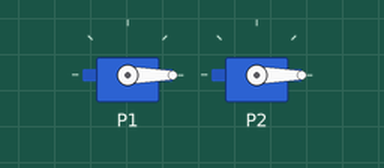
Recording of a program running on a simulated BBC micro:bit (MakeCode). Shown: 2 × servo.

Above: at 0.05 s.
At 2.0 s:
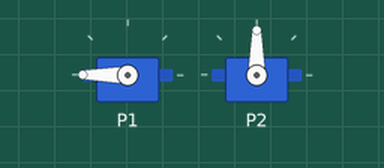
At 4.0 s:
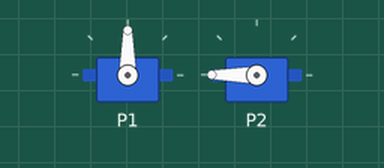
Timing chart, 0 to 5.2 s (numbered marks = the images above):
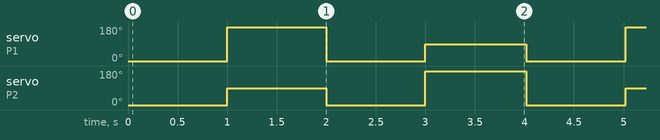

The program:

main.ts
```typescript
basic.forever(function () {
    pins.servoWritePin(AnalogPin.P1, 0)
    pins.servoWritePin(AnalogPin.P2, 0)
    basic.pause(1000)
    pins.servoWritePin(AnalogPin.P1, 180)
    pins.servoWritePin(AnalogPin.P2, 90)
    basic.pause(1000)
    pins.servoWritePin(AnalogPin.P1, 0)
    pins.servoWritePin(AnalogPin.P2, 0)
    basic.pause(1000)
    pins.servoWritePin(AnalogPin.P1, 90)
    pins.servoWritePin(AnalogPin.P2, 180)
    basic.pause(1000)
})
```

test.ts
```typescript
// テストはここに来ます。このパッケージが拡張機能として使用されるときにはコンパイルされません。
```

Measured:
- by itself, servo on P1: repeats every 4.0 s: 0° 1.0 s, 90° 1.0 s, 0° 1.0 s, 180° 1.0 s
- by itself, servo on P2: repeats every 4.0 s: 0° 1.0 s, 180° 1.0 s, 0° 1.0 s, 90° 1.0 s
